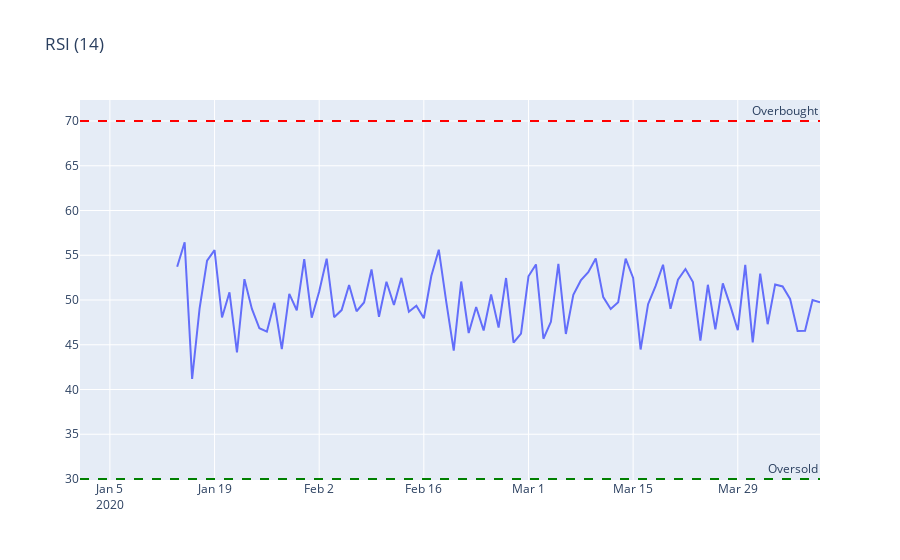

The cell this chart's notebook holds for it:
### Code cell
import pandas as pd
import numpy as np
import plotly.graph_objects as go
import ta  # Make sure to have the 'ta' library installed

# Example DataFrame creation
data = {
    'Date': pd.date_range(start='2020-01-01', periods=100),
    'Open': np.random.random(100) * 100,
    'High': np.random.random(100) * 100,
    'Low': np.random.random(100) * 100,
    'Close': np.random.random(100) * 100,
}

df = pd.DataFrame(data)

# Calculate and add the RSI
df['RSI'] = ta.momentum.rsi(df['Close'], window=14)  # Calculate RSI

# RSI Plot
fig = go.Figure()
fig.add_trace(go.Scatter(x=df['Date'], y=df['RSI'], name='RSI'))
fig.add_hline(y=70, line_dash="dash", line_color="red", annotation_text="Overbought")
fig.add_hline(y=30, line_dash="dash", line_color="green", annotation_text="Oversold")
fig.update_layout(title="RSI (14)")
fig.show()
